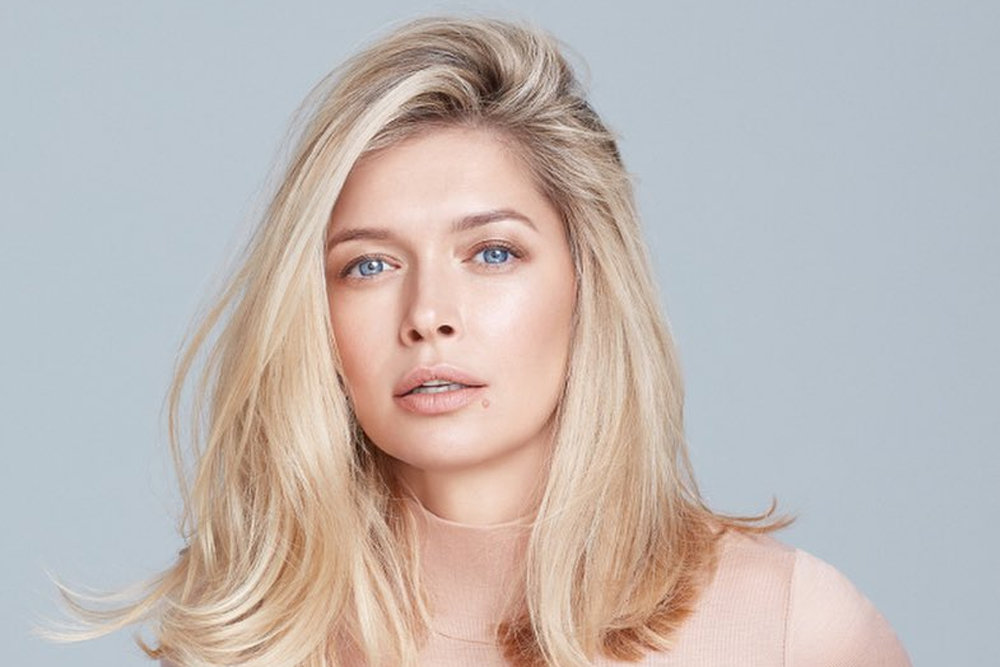
#> input picture lab_5/lab1.jpg, 1000 x 667 px
$ python Lab_5.py
#> lines starting #> are read from the running program, lines starting #| are printed output that depends on the picture
import numpy as np
N = int(input())
#> the answer given: 3
M = int(input())
#> the answer given: 3
mas = np.arange(N*M).reshape(N,M)
mas = np.random.random((N,M))*100
print(mas)

value=float(input())
#> the answer given: 3
def f(z, A):
    v=(np.abs(A-z))
    ide=np.argmin(v)
    F=A.reshape(1,M*N)
    return F[0][ide]

result=f(value, mas)
print(result)

#---5.3
import matplotlib.pyplot as plt
import matplotlib.image as mpimg
img = mpimg.imread('lab1.jpg')
#> img is the input picture: shape (667, 1000, 3); mean R, G, B 193.5, 185.1, 182
imgplot = plt.imshow(img)
plt.show()
red, blue, green = img.copy(), img.copy(), img.copy()
red[:,:, 1], red[:, :, 2] = 0, 0
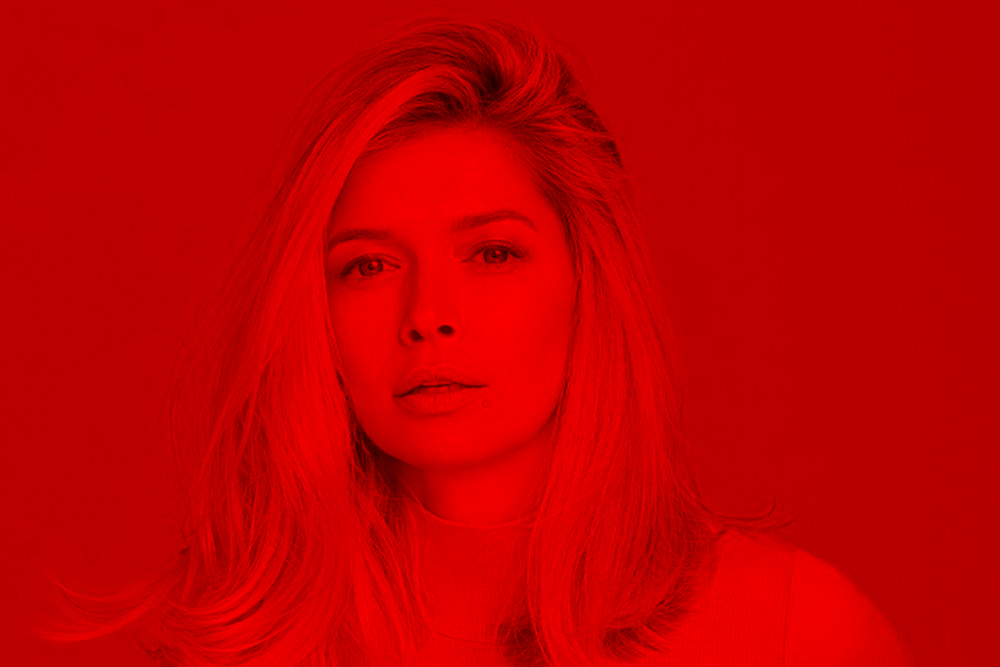
#> red: shape (667, 1000, 3); mean R, G, B 193.5, 0, 0
plt.imshow(red)
plt.show()
blue[:, :, 0], blue[:, :, 1] = 0, 0
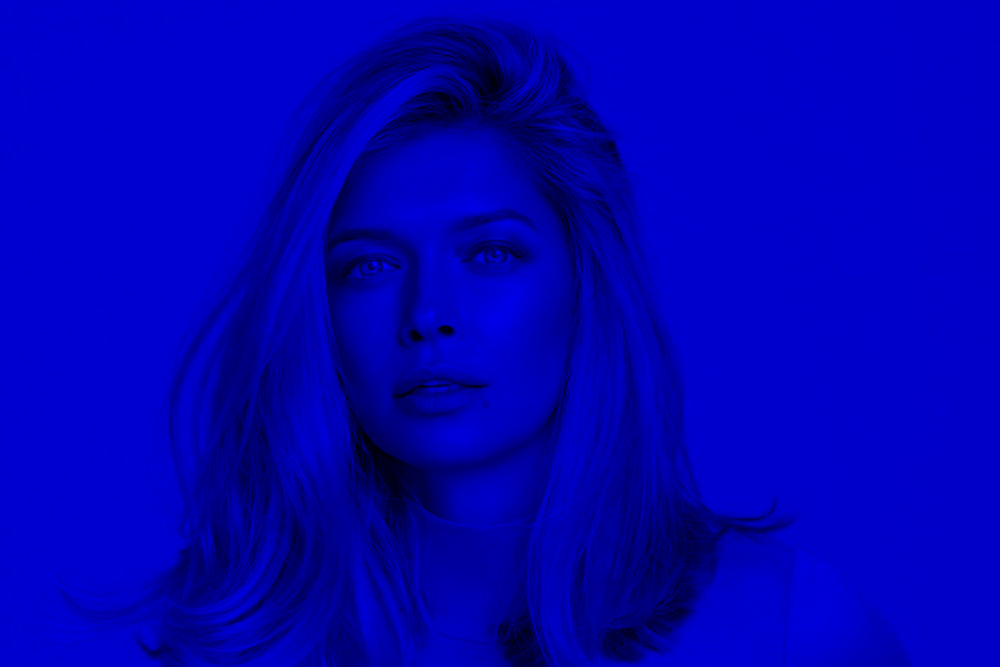
#> blue: shape (667, 1000, 3); mean R, G, B 0, 0, 182
plt.imshow(blue)
plt.show()
green[:, :, 0], green[:, :, 2] = 0, 0
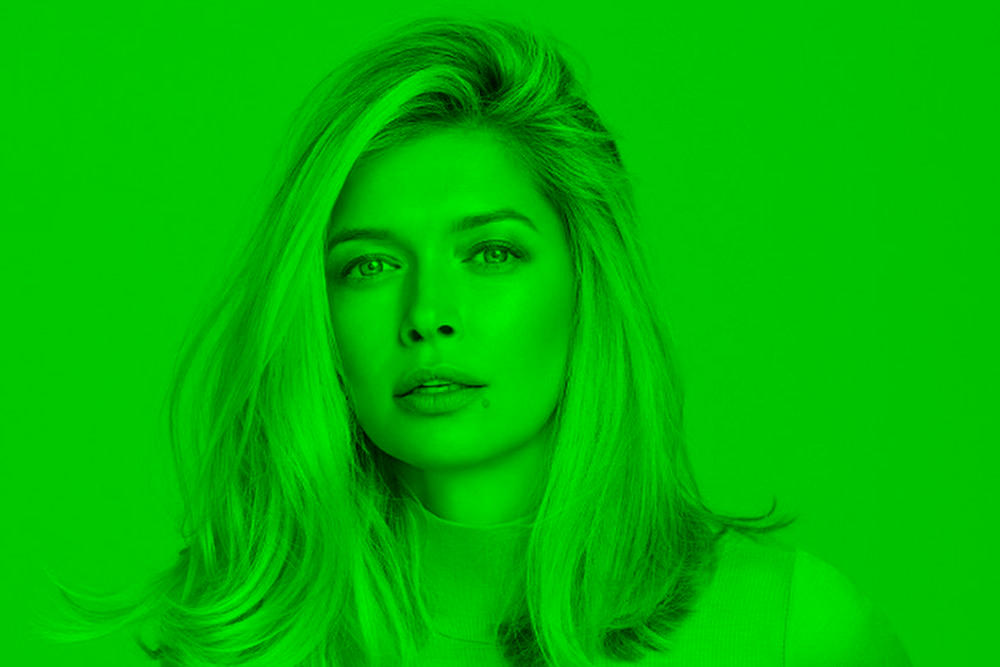
#> green: shape (667, 1000, 3); mean R, G, B 0, 185.1, 0
plt.imshow(green)
plt.show()
lum_img = img[:,:,0]
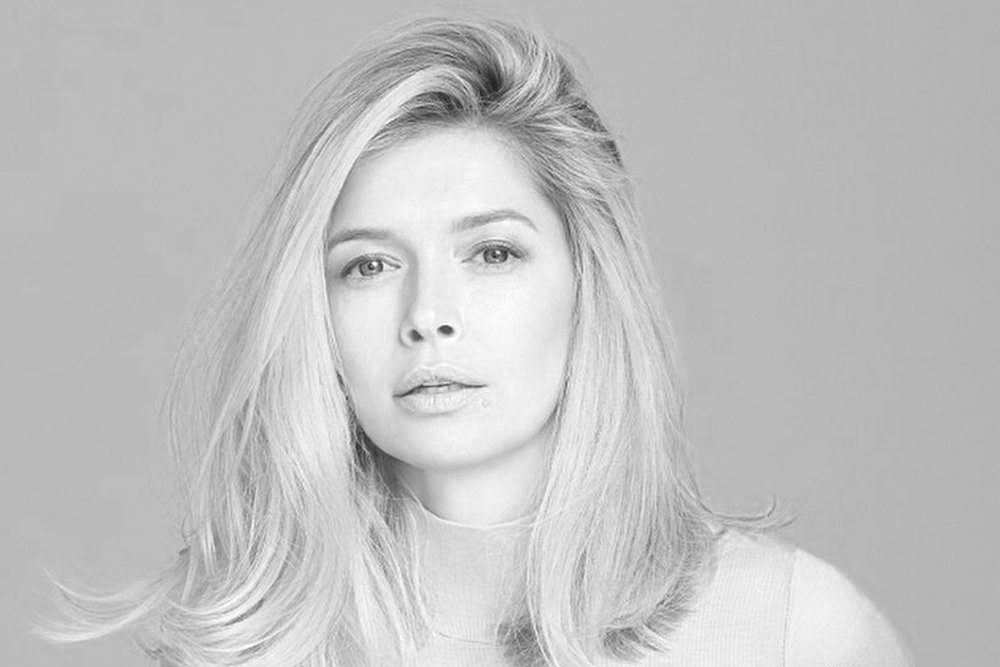
#> lum_img: shape (667, 1000); min 23, max 255, mean 193.5
lum_img1 = img[:,:,0]
imgplot = plt.imshow(lum_img, clim=(0.0, 255.0))
plt.show()
imgplot = plt.imshow(np.dot(img[...,:3], [0.33, 0.33, 0.33]),  cmap="gray")
plt.show()
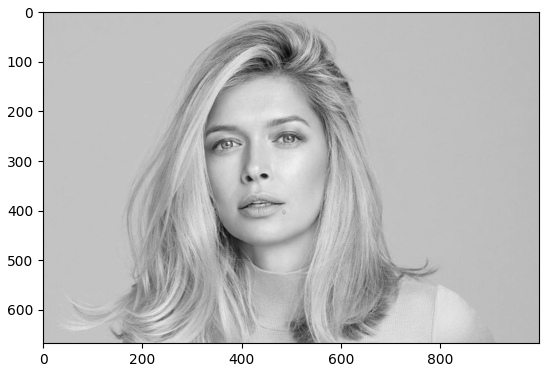
#> figure drawn by matplotlib, 1 panel

$ run again, with lab_5/lab2.jpg copied over lab_5/lab1.jpg
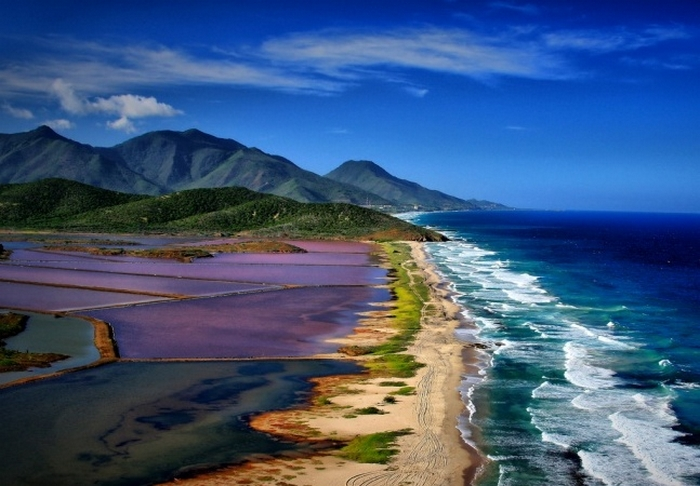
#> input picture lab_5/lab2.jpg, 700 x 486 px
#> img is the input picture: shape (486, 700, 3); mean R, G, B 61.8, 86.8, 123.5
#> `lum_img = img[:,:,0]`:
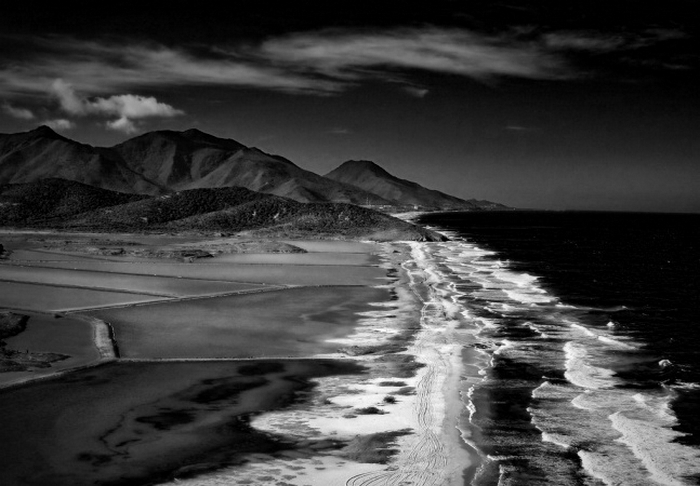
#> lum_img: shape (486, 700); min 0, max 255, mean 61.8
#> `plt.show()`:
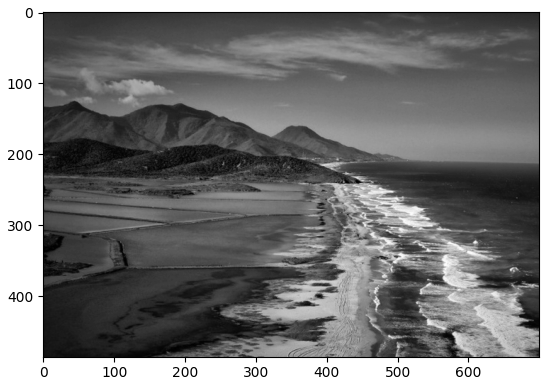
#> figure drawn by matplotlib, 1 panel
